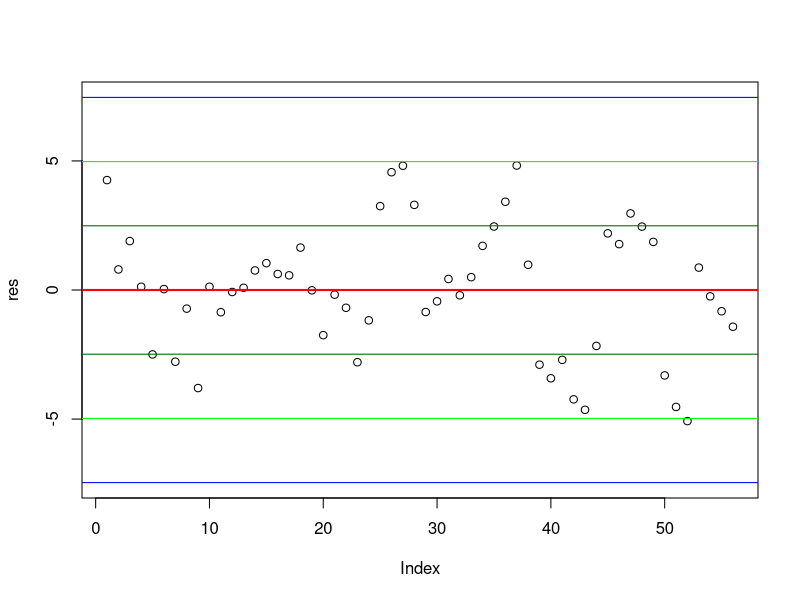
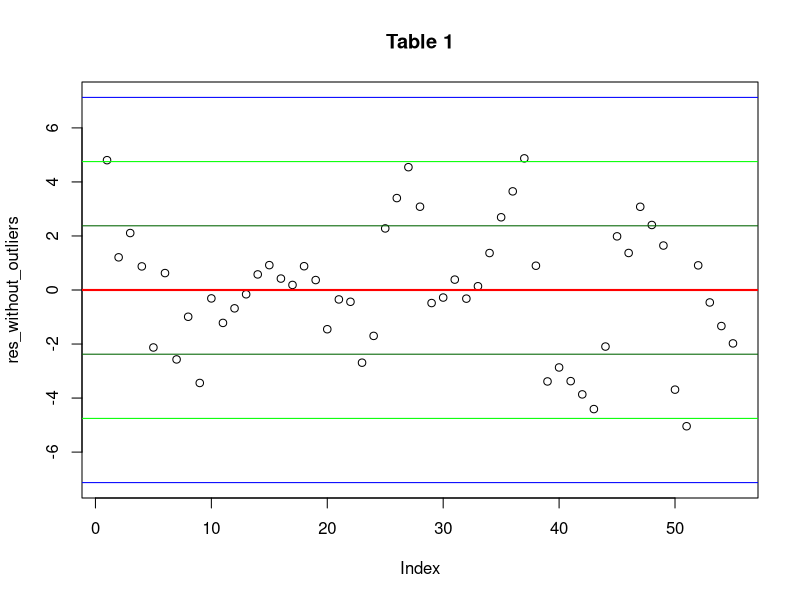
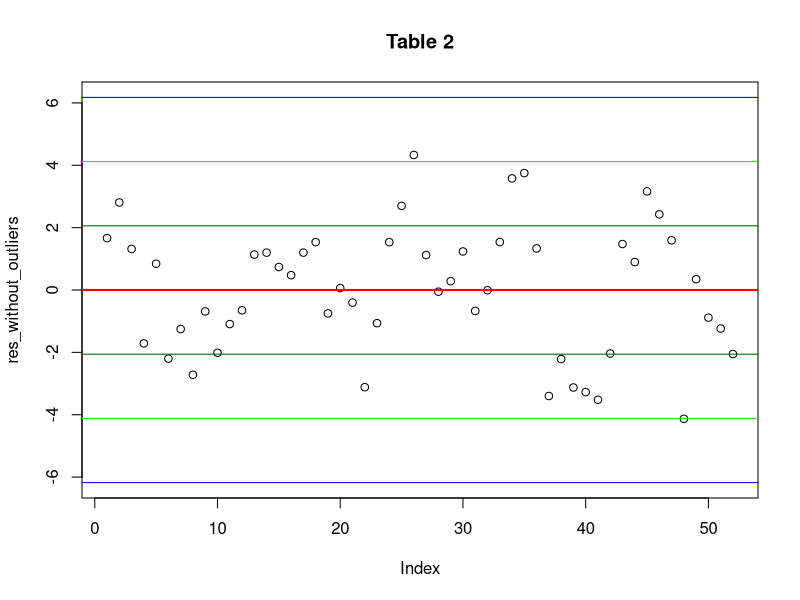
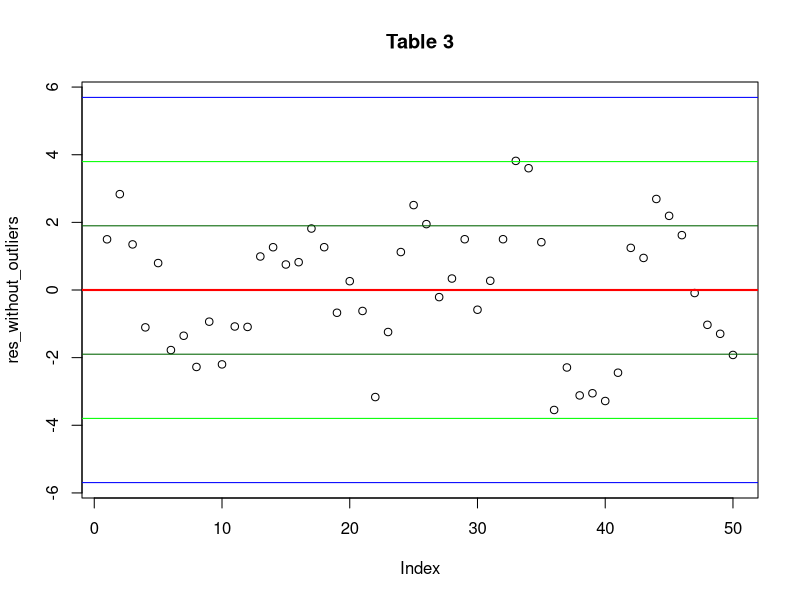
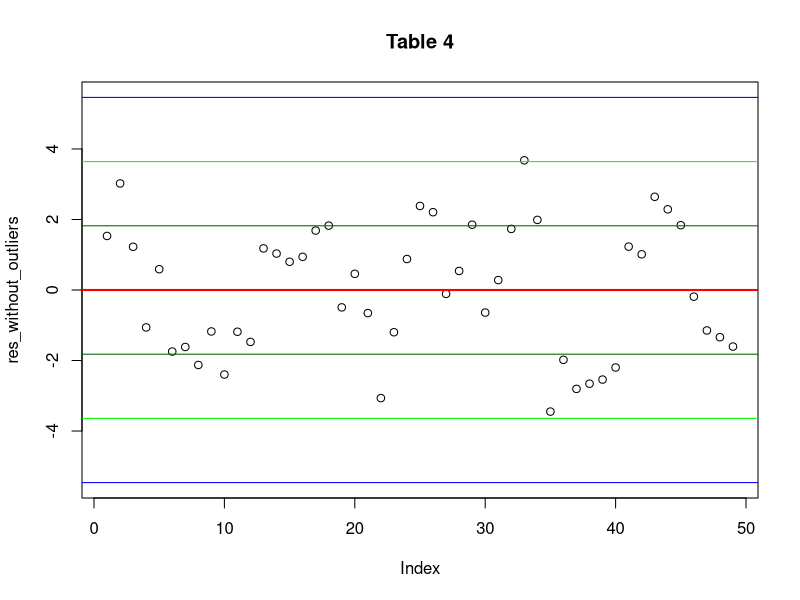
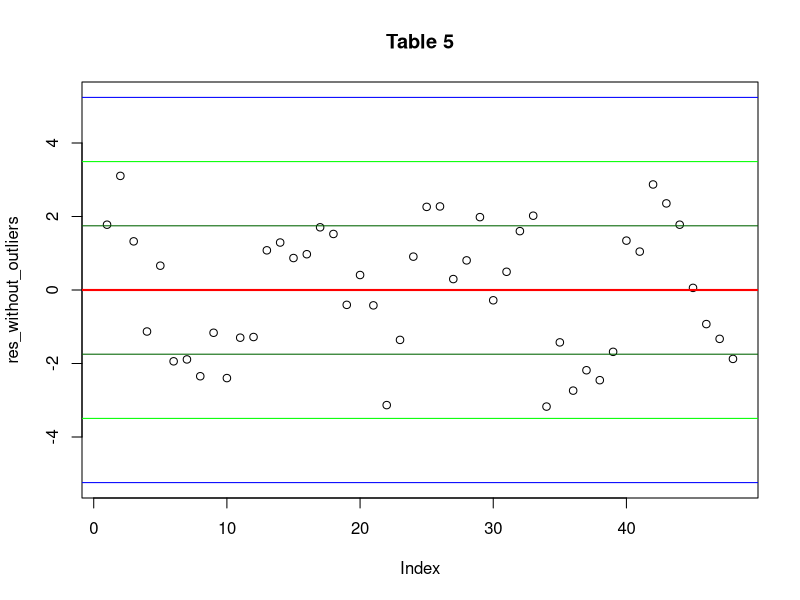
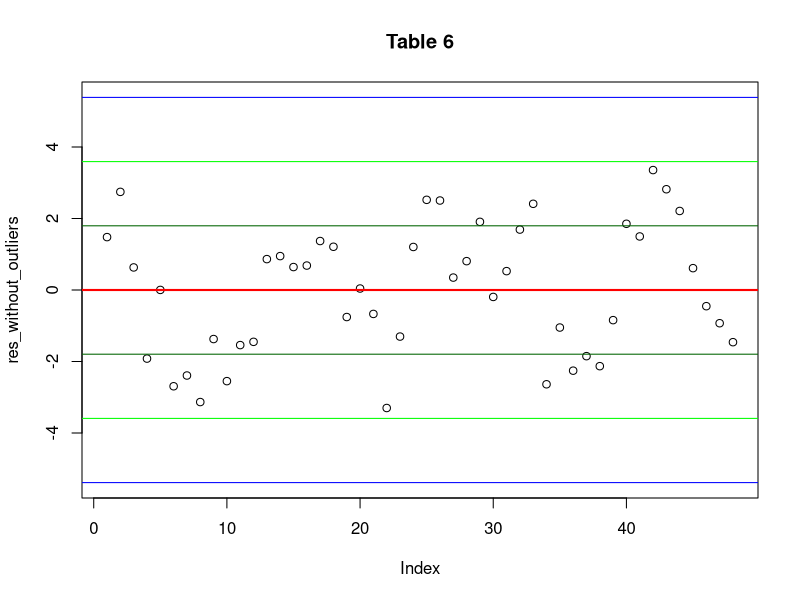
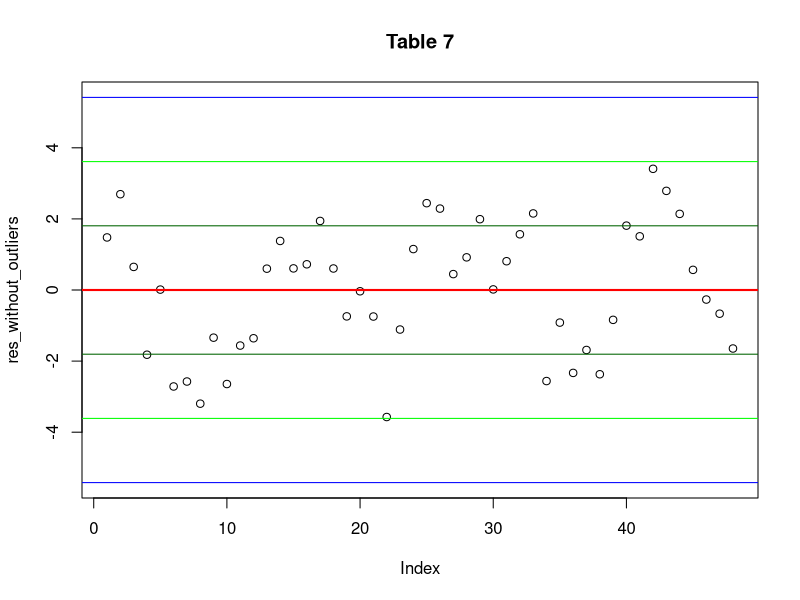

The R script that drew these images, in order:
#
### READ DATA
dat = read.csv("V01.csv", sep=";")

y = dat$Y
x1 = dat$X1
x2 = dat$X2

dat = dat[-ncol(dat)]

#### CONSTRUCT REGRESSION
# [-ncol(dat)]
reg = lm(y ~ ., data=dat)
summary(reg)

# Anova
reg_anova = anova(reg)

#### RESIDUALS ANALYSIS: GAUSS-MARKOV THEOREM

res = resid(reg)
plot(res, ylim=c(mean(res)-3*sd(res), mean(res)+3*sd(res)))
abline(h=mean(res), col="red", lwd=2)
abline(h=mean(res)-sd(res), col="darkgreen")
abline(h=mean(res)+sd(res), col="darkgreen")

abline(h=mean(res)-2*sd(res), col="green")
abline(h=mean(res)+2*sd(res), col="green")

abline(h=mean(res)-3*sd(res), col="blue")
abline(h=mean(res)+3*sd(res), col="blue")

# Find outliers
get_without_outliers <- function(data, resids) {
  return(subset(data, resids > mean(resids)-2*sd(resids) & resids < mean(resids)+2*sd(resids)))
}

plot_new_resids <- function(newreg, i) {
  res_without_outliers = resid(newreg)
  plot(res_without_outliers, main=paste("Table", i),
       ylim=c(mean(res_without_outliers)-3*sd(res_without_outliers), 
                                    mean(res_without_outliers)+3*sd(res_without_outliers)))
  abline(h=mean(res_without_outliers), col="red", lwd=2)
  abline(h=mean(res_without_outliers)-sd(res_without_outliers), col="darkgreen")
  abline(h=mean(res_without_outliers)+sd(res_without_outliers), col="darkgreen")
  
  abline(h=mean(res_without_outliers)-2*sd(res_without_outliers), col="green")
  abline(h=mean(res_without_outliers)+2*sd(res_without_outliers), col="green")
  
  abline(h=mean(res_without_outliers)-3*sd(res_without_outliers), col="blue")
  abline(h=mean(res_without_outliers)+3*sd(res_without_outliers), col="blue")
  return(res_without_outliers)
}

reggress_model <- function(prev_dat, prev_y, prev_res, index) {
  print(paste("Index", index))
  new_dat = get_without_outliers(prev_dat, prev_res)
  new_y = get_without_outliers(prev_y, prev_res)
  new_reg = lm(new_y ~ ., data=new_dat)
  print(paste("Removed", length(prev_y) - length(new_y), "observations."))
  print(summary(new_reg))
  anova_result = anova(new_reg)
  print(anova_result)
  print(paste("Residuals sum sq =", tail(anova_result$`Sum Sq`, 1)))
  print(paste("Residualts df =", tail(anova_result$Df, 1)))
  print(paste("SEE =", sqrt(tail(anova_result$`Sum Sq`,1)/tail(anova_result$Df, 1))))
  new_res = plot_new_resids(new_reg, index)
  return(list("new_dat" = new_dat, "new_y" = new_y, "new_res" = new_res))
}

# removing 52nd elements in all columns of dat
model1 = reggress_model(dat, y, res, 1)

# removing another outliers
model2 = reggress_model(model1$new_dat, model1$new_y, model1$new_res, 2)
model3 = reggress_model(model2$new_dat, model2$new_y, model2$new_res, 3)
model4 = reggress_model(model3$new_dat, model3$new_y, model3$new_res, 4)
model5 = reggress_model(model4$new_dat, model4$new_y, model4$new_res, 5)

model5_dat_no_x2 = model5$new_dat[,c("X1","X3","X4","X5","X6","X7","X8")]
model6 = reggress_model(model5_dat_no_x2, model5$new_y, model5$new_res, 6)

model5_dat_no_x2x5 = model5$new_dat[,c("X1","X3","X4","X6","X7","X8")]
model7 = reggress_model(model5_dat_no_x2x5, model5$new_y, model5$new_res, 7)

model5_dat_no_x2x5x7 = model5$new_dat[,c("X1","X3","X4","X6","X8")]
model8 = reggress_model(model5_dat_no_x2x5x7, model5$new_y, model5$new_res, 8)

model5_dat_no_x2x5x7x8 = model5$new_dat[,c("X1","X3","X4","X6")]
model9 = reggress_model(model5_dat_no_x2x5x7x8, model5$new_y, model5$new_res, 9)

################################################
############ NON-LINEAR MODEL

nlreg = lm(y ~ I(x1^2) + I(x2^2), data=dat)
summary(nlreg)

################################################
############ STEPWISE

#### FORWARD

min_mod = lm(y ~ 1, data=dat)
max_mod = formula(lm(y ~ ., data=dat))
regF = step(min_mod, direction="forward", scope=max_mod)
summary(regF)

#### BACKWARD

regB = step(lm(y ~ ., data=dat), direction = "backward")
summary(regB)

